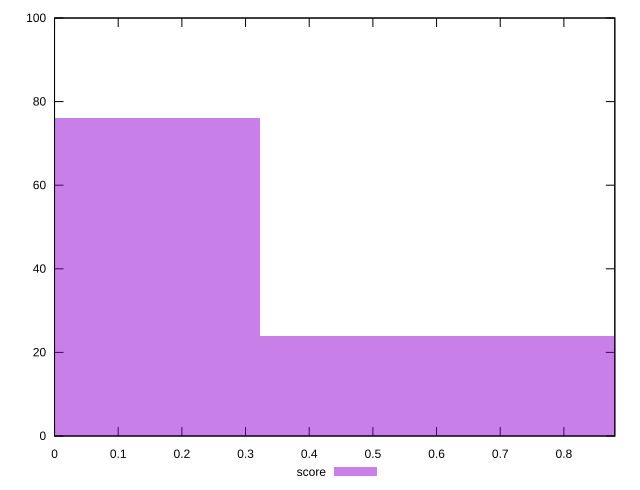

Source code (gnuplot):
reset

$score <<EOF
0 76
0.6449703550556714 24
EOF

set key outside below
set boxwidth 0.6449703550556714
set xrange [0:0.88]
set yrange [0:100]
set trange [0:100]
set style fill transparent solid 0.5 noborder
set terminal svg size 640, 490 enhanced background rgb 'white'
set output "reports/report_00028_2021-02-24T12-49-42.674Z/uses-text-compression/samples/agenda/score/histogram.svg"

plot $score title "score" with boxes

reset
